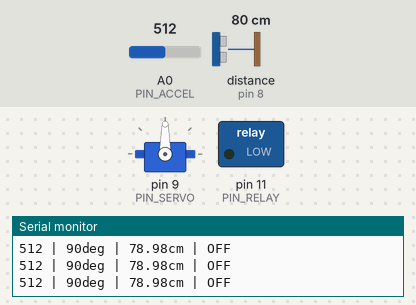
Bench run of a sketch on a simulated Arduino Uno, built with avr-gcc and run on an emulated ATmega328P. Parts: servo, switched loads named in the sketch (green lamp = pin HIGH), the last lines printed to the serial monitor. Wiring (inferred from the names in the program): ultrasonic range finder: trigger pin 7; echo pin 8. The inputs (shaded band) are chosen by the test bench; at power-on: distance to the obstacle (sensor on pin 8) 80 cm, A0 (PIN_ACCEL) = 512. The echo pulse lasts 58.3 µs per cm; pins used as bus, display or sensor lines are not drawn.

Above: at 1.2 s.
1.3 s: distance to the obstacle (sensor on pin 8) set to 23 cm
2.8 s: distance to the obstacle (sensor on pin 8) set to 19 cm
At 3.5 s:
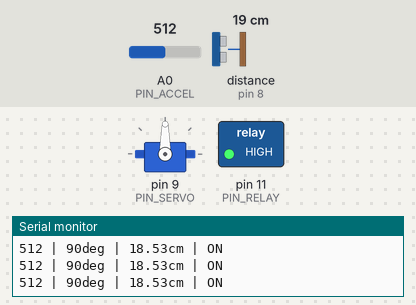
4.3 s: A0 (PIN_ACCEL) set to 989
At 5.5 s:
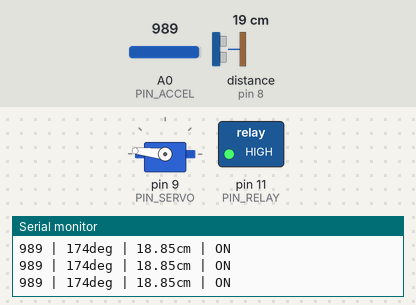
5.8 s: A0 (PIN_ACCEL) set to 1014
At 7.0 s:
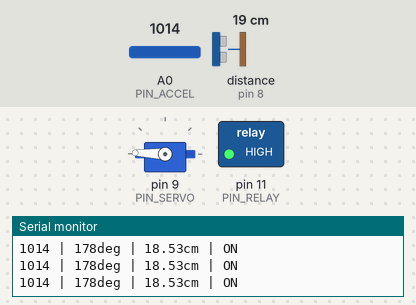
7.3 s: distance to the obstacle (sensor on pin 8) set to 24 cm
8.8 s: distance to the obstacle (sensor on pin 8) set to 28 cm
At 9.3 s:
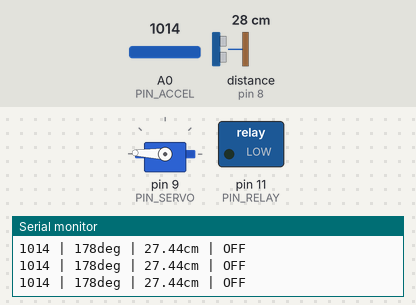
Timing chart, 0 to 11.3 s (numbered marks = the images above; inputs shaded):
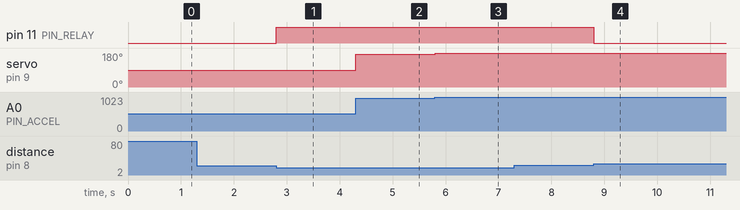

The sketch:

demo_basic.ino
```cpp
/**
 * demo_basic.ino
 * SDV 하드웨어 기초 데모
 *
 * [동작]
 *   가변저항 → 서보모터 각도 제어
 *   HC-SR04  → 일정 거리 이하 접근 시 릴레이 ON / 멀어지면 OFF
 *
 * [핀 배치]
 *   A0       : 가변저항 (중간 단자)
 *   D7       : HC-SR04 TRIG
 *   D8       : HC-SR04 ECHO
 *   D9       : 서보모터 신호선
 *   D11      : 릴레이 IN
 *
 * [릴레이 모듈 종류 확인]
 *   모듈에 "Active LOW" 표시 있으면 → RELAY_ACTIVE_HIGH = false
 *   없거나 모르면 → true 먼저 시도
 */

#include <Servo.h>

// ── 핀 ────────────────────────────────────────────────────────────
constexpr int PIN_ACCEL      = A0;
constexpr int PIN_TRIG       = 7;
constexpr int PIN_ECHO       = 8;
constexpr int PIN_SERVO      = 9;
constexpr int PIN_RELAY      = 11;

// ── 설정값 ────────────────────────────────────────────────────────
constexpr float RELAY_ON_CM  = 20.0f;  // 이 거리 이하 → 릴레이 ON
constexpr float RELAY_OFF_CM = 25.0f;  // 이 거리 이상 → 릴레이 OFF
                                        // (ON~OFF 사이 구간: 이전 상태 유지 = 히스테리시스)

constexpr bool  RELAY_ACTIVE_HIGH = true; // 릴레이 모듈이 active-HIGH면 true
                                           // active-LOW 모듈이면 false로 변경

constexpr unsigned long SEND_INTERVAL_MS  = 50;    // 루프 주기 (20Hz)
constexpr unsigned long ULTRA_TIMEOUT_US  = 25000; // 초음파 타임아웃 (~4.2m)

// ── 전역 ──────────────────────────────────────────────────────────
Servo servo;
bool  relayOn = false;

// ──────────────────────────────────────────────────────────────────
void setup() {
    Serial.begin(115200);

    servo.attach(PIN_SERVO);
    servo.write(90);  // 초기 중립 위치

    pinMode(PIN_TRIG,  OUTPUT);
    pinMode(PIN_ECHO,  INPUT);
    pinMode(PIN_RELAY, OUTPUT);
    relayWrite(false);  // 초기 OFF

    Serial.println("=== SDV Demo Ready ===");
    Serial.println("accel | angle | dist_cm | relay");
}

// ──────────────────────────────────────────────────────────────────
void loop() {
    unsigned long start = millis();

    // ① 가변저항 → 서보 각도
    int   raw   = analogRead(PIN_ACCEL);
    int   angle = map(raw, 0, 1023, 0, 180);
    servo.write(angle);

    // ② 초음파 → 릴레이
    float dist = readDistanceCm();
    updateRelay(dist);

    // ③ 시리얼 모니터 디버그
    Serial.print(raw);   Serial.print(" | ");
    Serial.print(angle); Serial.print("deg | ");
    Serial.print(dist);  Serial.print("cm | ");
    Serial.println(relayOn ? "ON" : "OFF");

    // 루프 주기 맞추기
    long elapsed = millis() - start;
    if (elapsed < (long)SEND_INTERVAL_MS)
        delay(SEND_INTERVAL_MS - elapsed);
}

// ── 릴레이 상태 갱신 (히스테리시스 적용) ─────────────────────────
//
//   dist < ON_CM          → ON
//   dist > OFF_CM         → OFF
//   ON_CM ≤ dist ≤ OFF_CM → 이전 상태 유지 (채터링 방지)
//   dist == 0             → 범위 초과(=장애물 없음)으로 처리 → OFF
//
void updateRelay(float dist) {
    bool shouldOn;

    if (dist > 0.0f && dist < RELAY_ON_CM) {
        shouldOn = true;
    } else if (dist == 0.0f || dist > RELAY_OFF_CM) {
        shouldOn = false;
    } else {
        return;  // 히스테리시스 구간 → 변경 없음
    }

    if (shouldOn == relayOn) return;  // 상태 변화 없으면 스킵

    relayOn = shouldOn;
    relayWrite(relayOn);
    Serial.print("[RELAY] ");
    Serial.println(relayOn ? "ON  ← 장애물 감지!" : "OFF ← 장애물 없음");
}

// ── HC-SR04 거리 측정 ─────────────────────────────────────────────
float readDistanceCm() {
    // TRIG: 10μs 펄스
    digitalWrite(PIN_TRIG, LOW);
    delayMicroseconds(2);
    digitalWrite(PIN_TRIG, HIGH);
    delayMicroseconds(10);
    digitalWrite(PIN_TRIG, LOW);

    // ECHO: 왕복 시간 측정
    long us = pulseIn(PIN_ECHO, HIGH, ULTRA_TIMEOUT_US);
    if (us == 0) return 0.0f;  // 타임아웃 = 범위 초과

    return us * 0.017f;  // cm 변환 (340m/s ÷ 2 ÷ 10000)
}

// ── 릴레이 출력 (active-HIGH / active-LOW 모두 지원) ─────────────
void relayWrite(bool on) {
    digitalWrite(PIN_RELAY, (RELAY_ACTIVE_HIGH ? on : !on) ? HIGH : LOW);
}
```

Measured:
- the behaviour switches between 21 and 20 cm on distance to the obstacle (sensor on pin 8) (found by bisection; images 0 and 1)
- the behaviour switches between 25 and 26 cm on distance to the obstacle (sensor on pin 8) (found by bisection; images 3 and 4)
- after the input at 2.8 s, pin 11 (PIN_RELAY): LOW → HIGH at once
- after the input at 4.3 s, servo on pin 9 (PIN_SERVO): 90° → 174° at once
- after the input at 5.8 s, servo on pin 9 (PIN_SERVO): 174° → 178° at once
- after the input at 8.8 s, pin 11 (PIN_RELAY): HIGH → LOW at once
